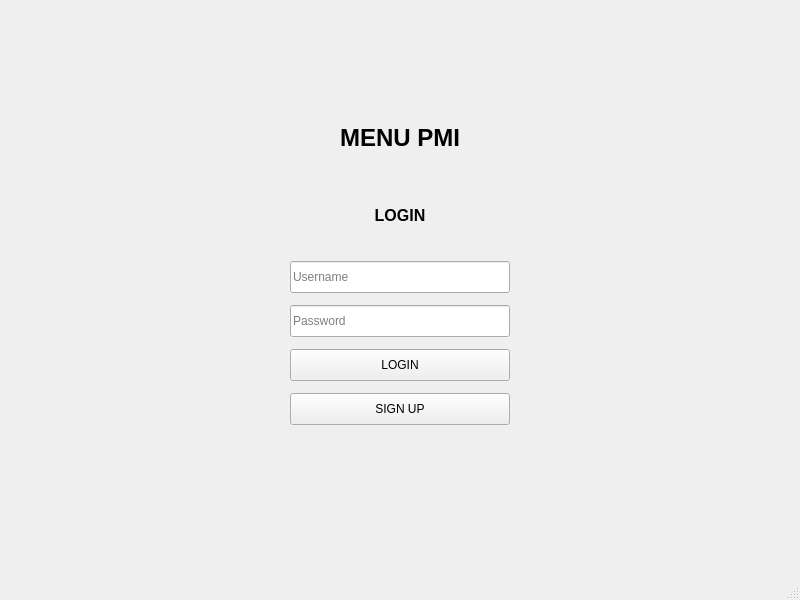
<?xml version="1.0" encoding="UTF-8"?>
<ui version="4.0">
 <class>MainWindow</class>
 <widget class="QMainWindow" name="MainWindow">
  <property name="geometry">
   <rect>
    <x>0</x>
    <y>0</y>
    <width>800</width>
    <height>600</height>
   </rect>
  </property>
  <property name="windowTitle">
   <string>Login</string>
  </property>
  <widget class="QWidget" name="centralwidget">
   <widget class="QWidget" name="layoutWidget">
    <property name="geometry">
     <rect>
      <x>275</x>
      <y>90</y>
      <width>250</width>
      <height>350</height>
     </rect>
    </property>
    <layout class="QVBoxLayout" name="verticalLayout">
     <property name="spacing">
      <number>12</number>
     </property>
     <property name="leftMargin">
      <number>15</number>
     </property>
     <property name="topMargin">
      <number>15</number>
     </property>
     <property name="rightMargin">
      <number>15</number>
     </property>
     <property name="bottomMargin">
      <number>15</number>
     </property>

     <!-- TITLE -->
     <item>
      <widget class="QLabel" name="label_title">
       <property name="text">
        <string>&lt;html&gt;&lt;body&gt;&lt;p align="center"&gt;&lt;span style=" font-size:18pt; font-weight:600;"&gt;MENU PMI&lt;/span&gt;&lt;/p&gt;&lt;/body&gt;&lt;/html&gt;</string>
       </property>
      </widget>
     </item>

     <!-- SUB TITLE -->
     <item>
      <widget class="QLabel" name="label_subtitle">
       <property name="text">
        <string>&lt;html&gt;&lt;body&gt;&lt;p align="center"&gt;&lt;span style=" font-size:12pt; font-weight:600;"&gt;LOGIN&lt;/span&gt;&lt;/p&gt;&lt;/body&gt;&lt;/html&gt;</string>
       </property>
      </widget>
     </item>

     <!-- USERNAME -->
     <item>
      <widget class="QLineEdit" name="lineEdit_user">
       <property name="placeholderText">
        <string>Username</string>
       </property>
       <property name="minimumSize">
        <size><width>200</width><height>32</height></size>
       </property>
      </widget>
     </item>

     <!-- PASSWORD -->
     <item>
      <widget class="QLineEdit" name="lineEdit_pass">
       <property name="placeholderText">
        <string>Password</string>
       </property>
       <property name="echoMode">
        <enum>QLineEdit::Password</enum>
       </property>
       <property name="minimumSize">
        <size><width>200</width><height>32</height></size>
       </property>
      </widget>
     </item>

     <!-- LOGIN BUTTON -->
     <item>
      <widget class="QPushButton" name="pushButton_login">
       <property name="minimumSize">
        <size><width>200</width><height>32</height></size>
       </property>
       <property name="text">
        <string>LOGIN</string>
       </property>
      </widget>
     </item>

     <!-- SIGN UP BUTTON -->
     <item>
      <widget class="QPushButton" name="pushButton_signup">
       <property name="minimumSize">
        <size><width>200</width><height>32</height></size>
       </property>
       <property name="text">
        <string>SIGN UP</string>
       </property>
      </widget>
     </item>

    </layout>
   </widget>
  </widget>
  <widget class="QMenuBar" name="menubar"/>
  <widget class="QStatusBar" name="statusbar"/>
 </widget>
 <resources/>
 <connections/>
</ui>
